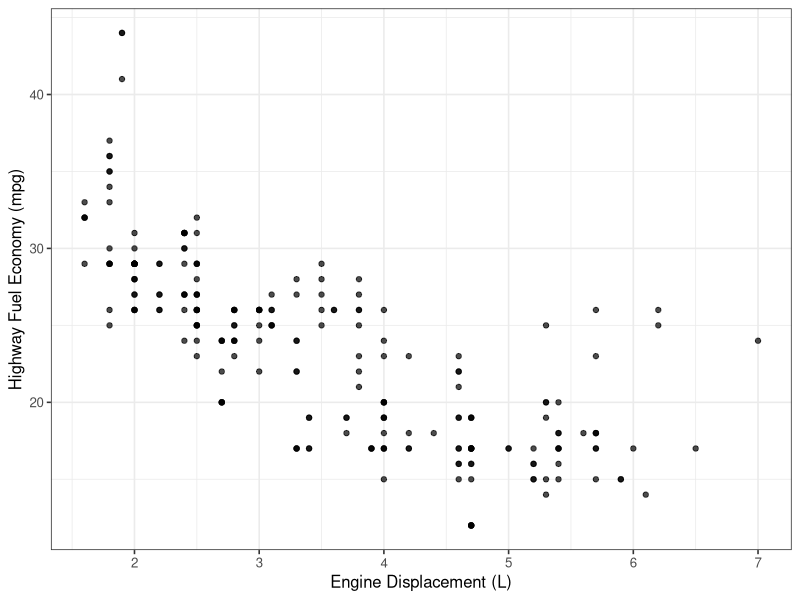
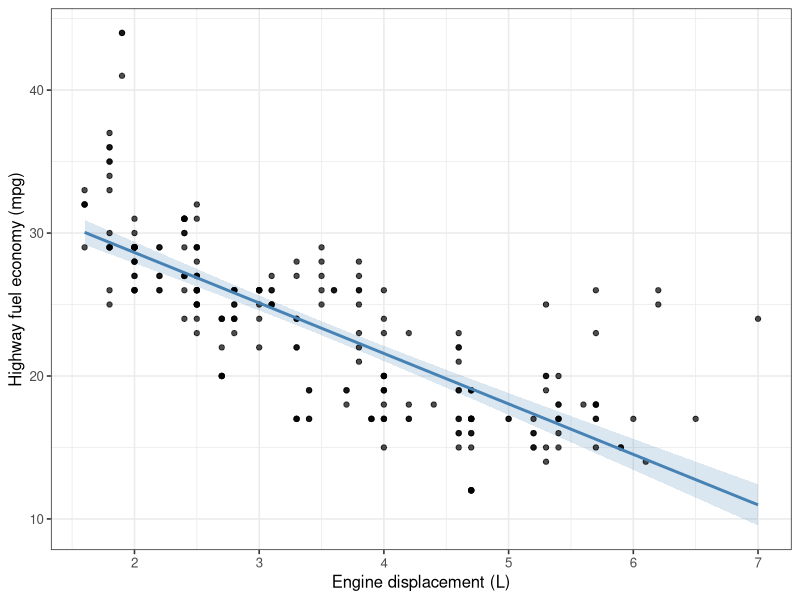
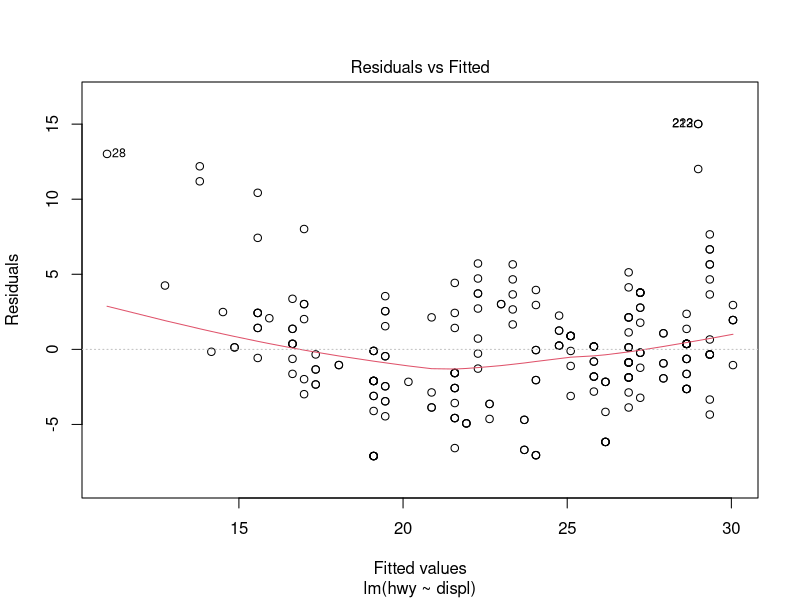
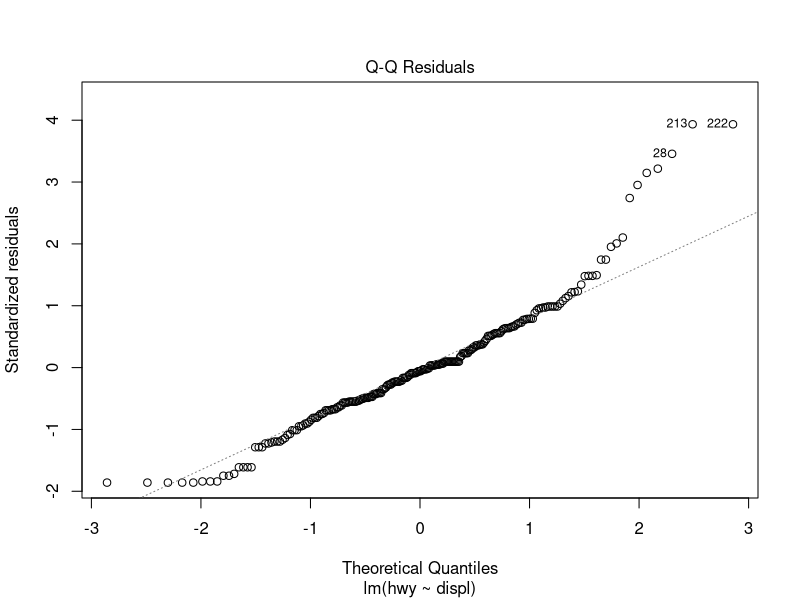
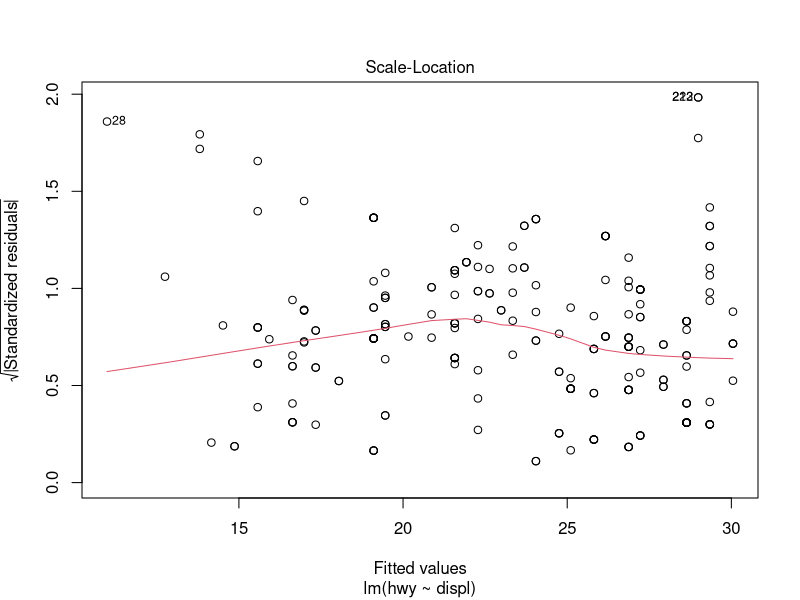
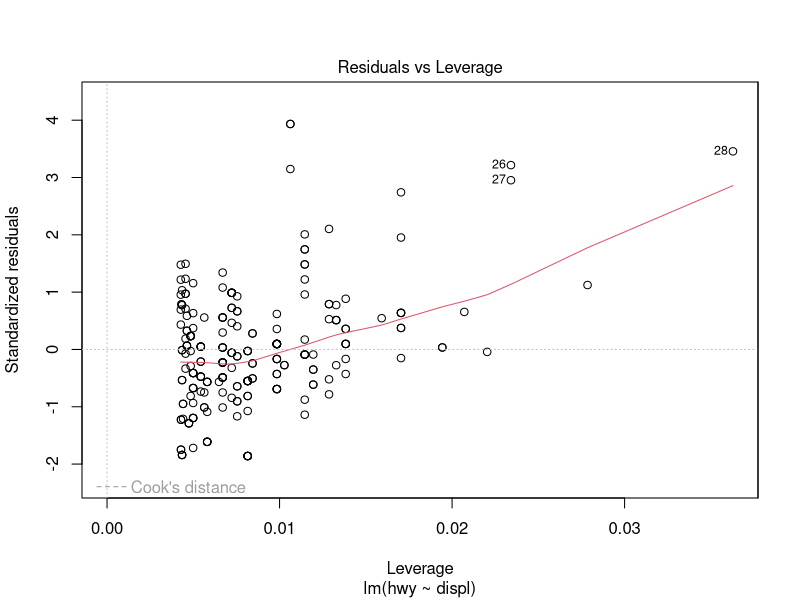
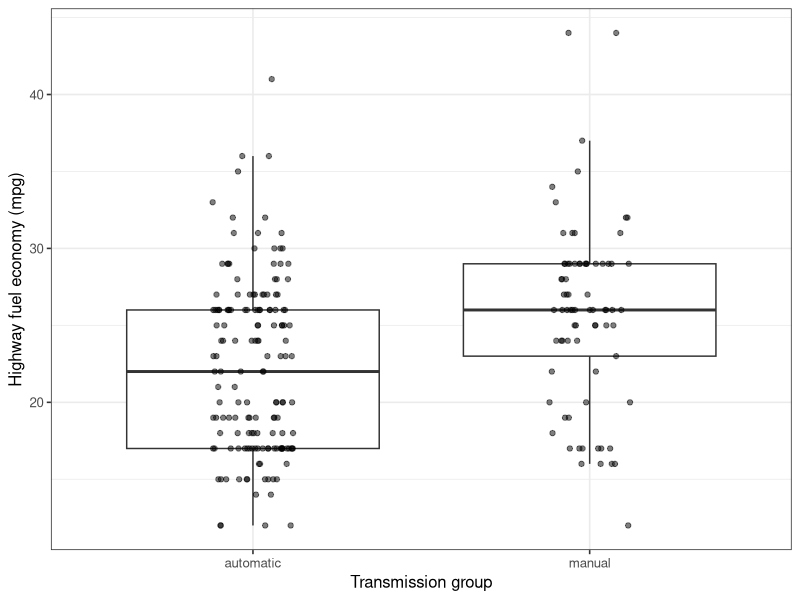
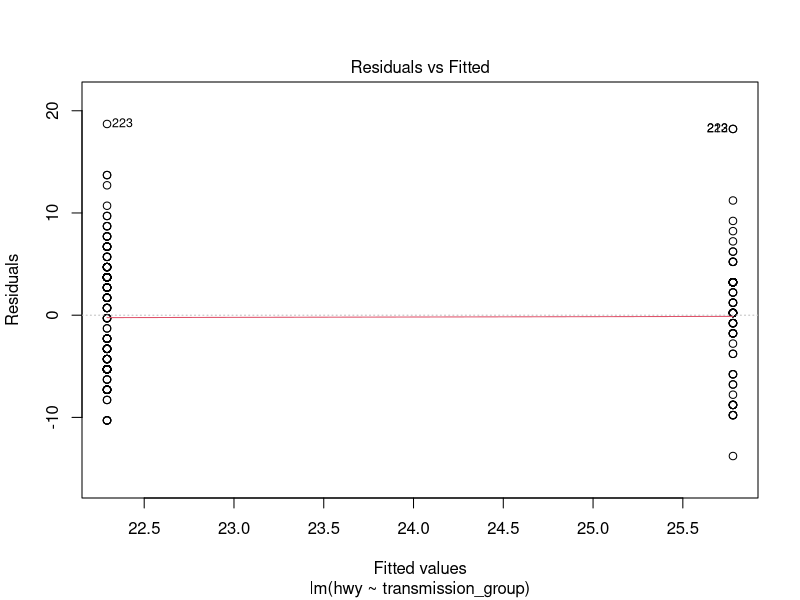

These charts were generated, in order, by the following R code:
# ============================================================================
# Skill Building in R: Independent linear regression exercises
# Estimated time: 60 minutes
# Dataset: ggplot2::mpg
# ============================================================================
#
# Write code below each prompt and write your interpretations as comments 
# beginning with #. 
#
# Goal: apply the complete single-predictor regression workflow to a new dataset.
# We will fit TWO SEPARATE models of highway fuel economy:
#   1. A numeric predictor: engine displacement.
#   2. A categorical predictor: transmission group.
#
# All code required for these tasks appeared in the tutorial. Adapt it to the
# variable names below. 

library(tidyverse)
library(broom)

theme_set(theme_bw(base_size = 12))

# DATA 
# mpg contains 234 vehicle configurations for 38 car models, using EPA fuel
# economy data for model years 1999 and 2008. A row is a vehicle configuration,
# not a unique individual car or an independently sampled manufacturer.
#
# Variables used here:
#   hwy       = highway fuel economy, in miles per gallon (mpg).
#               Higher values mean a vehicle travels farther per gallon.
#   displ     = engine displacement (engine size), in liters (L).
#   trans     = detailed transmission description.
#   model     = car model name.
#   manufacturer = manufacturer name.
#
# Documentation: https://ggplot2.tidyverse.org/reference/mpg.html
# To open the help page in R: ?ggplot2::mpg

cars_dat <- ggplot2::mpg

# ----------------------------------------------------------------------------
# 1. Inspect and prepare the data 
# ----------------------------------------------------------------------------
# Research question:
# How does mean highway fuel economy vary with engine displacement?
#
# a. Use glimpse() to inspect mpg.
# b. Identify the response and predictor indicated by the question in a comment. Give their units.
# c. Use summarize() to count the total rows and missing values in hwy and displ.
# d. Create cars_dat by removing rows missing hwy or displ. Retain all columns.
#    State how many rows remain. Explain why missing values in an unused
#    variable would not require removal of a row for this model.

# Your code and answers:

glimpse(mpg)

# b. The response is mean highway fuel economy in miles per gallon.
# The predictor is engine displacement in liters.

mpg |>
  summarize(
    n_rows = n(),
    missing_hwy = sum(is.na(hwy)),
    missing_displ = sum(is.na(displ))
  )

# c. There are 234 rows. There is no missing values in hwy or displ.

cars_dat <- mpg |>
  drop_na(hwy, displ)

cars_dat

# ----------------------------------------------------------------------------
# 2. Explore the numeric association 
# ----------------------------------------------------------------------------
# a. Make a scatterplot of highway fuel economy versus engine displacement.
# 	 Put the predictor on the x-axis, label both axes with units, 
# 	 and use alpha to reduce overlap.
# b. Describe the direction, approximate shape, and scatter in 1-2 sentences.
#    Does a straight-line model look like a reasonable starting point?
# c. Calculate the correlation between engine displacement and highway fuel economy.

# Your code and answers:

ggplot(
  data = cars_dat,
  mapping = aes(x = displ, y = hwy))+
  geom_point(alpha = 0.7)+
  labs(x = "Engine Displacement (L)",
       y = "Highway Fuel Economy (mpg)")

# b. The relationship is negative. So higher fuel economy means less engine displacement.

cars_dat |>
  summarize(
    correlation = cor(displ, hwy)
  )

# c. The correlation between engine displacement and highway fuel economy is -0.766.

# ----------------------------------------------------------------------------
# 3. Fit and interpret a linear model with a single numeric predictor 
# ----------------------------------------------------------------------------
# a. Fit an lm() model using highway fuel economy as the response and 
#		 engine displacement as the predictor.
#    Name it hwy_model. 
# b. View summary(hwy_model) and tidy(hwy_model).
# c. Interpret the slope in a sentence with units. 
# d. Interpret the intercept. Is an engine displacement of 0 L in the observed
#    range? 
# e. Use glance() and select() to display nobs, r.squared, and sigma.
#    Interpret R-squared and sigma in words, including sigma's units.
# f. Use the coefficient table to assess the evidence against a zero slope.
#    Does a small p-value show the model fits well?

# Your code and answers:

hwy_model <- lm(
  hwy ~ displ,
  data = cars_dat
)

summary(hwy_model)
tidy(hwy_model)

# c. The slope is -3.53 mpg/L.

range(cars_dat$displ)

# d. The intercept is 35.7 mpg. An engine displacement of 0 L is not in the observed range.

glance(hwy_model)|>
  select(nobs, r.squared, sigma)

# e. Nobs stands for number of observations. 234 observations were used.
# The r squared value is 0.587.
# So 58.7% of the variation observed in highway fuel economy is accounted for by the model.
# Sigma tells us the estimate error in standard deviation. Sigma is 3.84 mpg.

# f. The p-value is 2.04e-46. Such a small p-value suggests the model fits well.

# ----------------------------------------------------------------------------
# 4. Fitted values, residuals, predictions, and plot
# ----------------------------------------------------------------------------
# a. Use augment(hwy_model, data = cars_dat) to create a data frame containing
#    fitted values and residuals. Save it as fitted_hwy.
#    Display displ, hwy, .fitted, and .resid for the first six observations.
# b. For the FIRST observation, calculate observed minus fitted fuel economy.
#    Check that your answer matches .resid. Did the model overpredict or
#    underpredict highway fuel economy for this configuration?
#    A positive residual means the model underpredicted;
#    a negative residual means the model overpredicted.
#    Code hints: Start with fitted_hwy |> slice_head(n = 1).
#    Use transmute() to display hwy, .fitted, .resid, and a new column
#    calculated as hwy - .fitted.
# c. Create a tibble called new_engines with 100 evenly spaced displ values
#    spanning the observed range in cars_dat. Use seq().
# d. Use augment() with newdata = new_engines, interval = "confidence", and
#    conf.level = 0.95 to create hwy_predictions.
# e. Plot the original observations, a prediction line, and a shaded 95%
#    confidence band. Use .fitted, .lower, and .upper from hwy_predictions.
# f. Check the observed displ range. Would a prediction at 10 L be outside
#    the range of observed values (extrapolation)?
#
# Your code and answers:

fitted_hwy <- augment(
  hwy_model, data = cars_dat
)

fitted_hwy |>
  select(displ, hwy, .fitted, .resid) |>
  slice_head(n = 6)

fitted_hwy |>
  slice_head(n = 1) |>
  transmute(
    observed_mpg = hwy,
    fitted_mpg = .fitted,
    residual_mpg = .resid,
    observed_minus_fitted_mpg = hwy - .fitted
  )

# b. The observed miles per gallon is 29 and the fitted miles per gallon is 29.3.
# The residual, difference between them, was -0.343 miles per gallon.
# The model overpredicts the miles per gallon.

new_engines <- tibble(
  displ = seq(
    min(cars_dat$displ),
    max(cars_dat$displ),
    length.out = 100
  )
)

hwy_predictions <- augment(
  hwy_model,
  newdata = new_engines,
  interval = "confidence",
  conf.level = 0.95
)

ggplot(
  data = cars_dat,
  mapping = aes(x = displ, y = hwy))+
  geom_ribbon(
    data = hwy_predictions,
    mapping = aes(x = displ, ymin = .lower, ymax = .upper),
    inherit.aes = FALSE,
    fill = "steelblue",
    alpha = 0.2
  )+
  geom_point(alpha = 0.7) +
  geom_line(
    data = hwy_predictions,
    mapping = aes(y = .fitted),
    color = "steelblue",
    linewidth = 1
  )+
  labs(x = "Engine displacement (L)", y = "Highway fuel economy (mpg)")

range(cars_dat$displ)

# f. A prediction of 10L is outside of the range of observed values.

# # ----------------------------------------------------------------------------
# 5. Diagnostics
# ----------------------------------------------------------------------------
# Run plot(hwy_model) to inspect the four default diagnostic plots.
# In the Console, you may need to press Enter to advance through the plots.
#
# a. RESIDUALS VERSUS FITTED — Linearity
#    Are residuals scattered around zero without a clear curved pattern?
#    Use the red smooth line to help identify patterns.
#    What would systematic curvature suggest about whether a straight line
#    adequately describes the mean relationship?
#
# b. NORMAL Q-Q — Normality of errors
#    Do the points roughly follow the reference line?
#    Describe any departures, particularly in the tails.
#    Are normally distributed errors a reasonable assumption here?
#    Remember: the response variable itself does not need to be normal.
#
# c. SCALE-LOCATION — Equal variance of errors
#    Is the spread roughly similar across fitted values, with a roughly
#    horizontal red smooth line?
#    Does the plot show an increasing or decreasing spread?
#    What would this suggest about the equal-variance assumption?
#
# d. RESIDUALS VERSUS LEVERAGE — Potentially influential observations
#    Look for observations with both high leverage and large standardized
#    residuals. Are any points near or beyond the Cook's distance contours,
#    if shown?
#    These points may strongly affect the fitted model. This is an influence
#    check, rather than a separate assumption of linear regression.
#    Why should you investigate flagged observations rather than
#    automatically delete them?
#
# Your code and answers:

plot(hwy_model)

# a. Residuals vs. fitted
# Residuals round zero follow a slightly curved pattern.
# A straight line would miss part of the mean relationship.

#b. Q-Q residuals
# The points in the middle follow the reference line.
# The points on the tail ends do not follow the reference line.
# This means nonnormality. Errors are a reasonable assumption here.

#c. Scale-location
# The spread is not similar among fitted values because the red line is not horizontal.
# Equal-variance cannot be assumed.

# d. Residuals vs. leverage
# Some cars have large leverage and large standardized residuals.
# No points are near or beyond the Cook's distance contours.
# Check for data quality and context.

# ----------------------------------------------------------------------------
# 6. Communicate your conclusion 
# ----------------------------------------------------------------------------
# Write 2-3 sentences about the hwy_model:
#   - State the estimated association with direction, magnitude, and units.
#   - Mention one diagnostic concern and what it means for interpretation.

# Your conclusion:

# The slope tells us that if you increase by 1L in engine displacement,
# you decrease your highway fuel economy by 3.53 miles per gallon.
# Since the residual plot is curved, it's slope should not be totally trusted.

# ----------------------------------------------------------------------------
# 7. A categorical predictor: transmission group 
# ----------------------------------------------------------------------------
# How does mean highway fuel economy differ between automatic
# and manual transmission configurations in this dataset?
#
# Run this supplied preparation code. It creates a two-level factor from the
# detailed transmission descriptions. Automatic is explicitly the reference.
# It uses the SAME source dataset as the numeric model.

cars_trans <- cars_dat |>
  filter(!is.na(trans)) |>
  mutate(
    transmission_group = case_when(
      str_starts(trans, "auto") ~ "automatic",
      str_starts(trans, "manual") ~ "manual",
      .default = NA_character_
    ),
    transmission_group = factor(
      transmission_group,
      levels = c("automatic", "manual")
    )
  ) |>
  drop_na(transmission_group)

# a. Summarize sample size and mean hwy for each transmission_group.
#    Make a boxplot of hwy by transmission_group, with jittered observations.
# b. Fit trans_model: hwy ~ transmission_group. Display tidy(trans_model).
# c. Interpret (Intercept) and transmission_groupmanual in words and mpg units.
#    Is transmission_groupmanual the manual-group mean or a difference?
# d. Use augment() with newdata = tibble(transmission_group =
#    c("automatic", "manual")) to obtain predictions for both groups.
# e. Run plot(trans_model). Why does residuals-versus-fitted show two vertical
#    stacks? What can their spread tell us? Why is checking for a curved
#    relationship less useful than in the numeric-predictor model?
# f. Does this model's group difference account for engine displacement?
#    Can we conclude switching a car's transmission would change its fuel
#    economy by this amount? Explain in one sentence.

# Your code and answers:

transmission_mean <- cars_trans |>
  group_by(transmission_group) |>
  summarize(n_configurations = n(), mean_hwy = mean(hwy))

transmission_mean

ggplot(
  data = cars_trans,
  mapping = aes(x = transmission_group, y = hwy)
)+
  geom_boxplot(outlier.shape = NA)+
  geom_jitter(width = 0.12, height = 0, alpha = 0.5)+
  labs(x = "Transmission group", y = "Highway fuel economy (mpg)")

trans_model <- lm(hwy ~ transmission_group, data = cars_trans)
tidy(trans_model)

# c. Intercept is the mean of the automatic highway fuel economy in miles per gallon.
# This value is 22.3 mpg. transmission_groupmanual is the DIFFERENCE between
# the intercept and the mean highway fuel economy for manual cars in miles per gallon.
# transmission_groupmanual is 3.49 mpg.
# The actual mean for manual cars highway fuel economy in miles per gallon is
# 22.3 + 3.49 so 25.79 mpg. 

trans_predictions <- augment(
  trans_model,
  newdata = tibble(transmission_group = c("automatic", "manual"))
) |>
  select(transmission_group, .fitted)
trans_predictions

trans_predictions |>
  left_join(transmission_mean, by = "transmission_group") |>
  mutate(difference = .fitted - mean_hwy)

plot(trans_model)

# e. The two vertical stacks show the one estimated mean per group.
# The spread of the stacks can be used to determine equal variance.
# Checking for a curved relationship isn't helpful because there is no
# continuous predictor whose relationship needs to be straight.

# f. This model's group difference does not account for engine displacement
# so we can not conclude that switching a car's transmission would change
# its fuel economy.

# ============================================================================
# OPTIONAL CHALLENGES: outside the 60-minute core
# ============================================================================
# A. Predict mean hwy at displ = 3 L, with a 95% confidence interval. Then obtain
#    a 95% prediction interval for an individual configuration at 3 L.
#    Which interval is wider, and why?
#
# B. Add .fitted and .resid to cars_trans using augment(trans_model,
#    data = cars_trans). Plot residuals by transmission_group and make a normal
#    Q-Q plot faceted by transmission_group. What does each plot assess?
#
# C. Color the original hwy-versus-displ scatterplot by class. What structure
#    does the pooled numeric model omit? Discuss without fitting a new model.
#
# Data reference: ggplot2::mpg (EPA fuel economy data).
# https://ggplot2.tidyverse.org/reference/mpg.html
